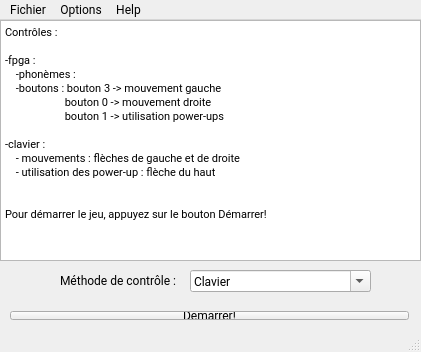
<?xml version="1.0" encoding="UTF-8"?>
<ui version="4.0">
 <class>MainWindow</class>
 <widget class="QMainWindow" name="MainWindow">
  <property name="geometry">
   <rect>
    <x>0</x>
    <y>0</y>
    <width>421</width>
    <height>352</height>
   </rect>
  </property>
  <property name="font">
   <font>
    <family>Roboto</family>
   </font>
  </property>
  <property name="windowTitle">
   <string>Runner</string>
  </property>
  <widget class="QWidget" name="centralWidget">
   <widget class="QWidget" name="verticalLayoutWidget">
    <property name="geometry">
     <rect>
      <x>-1</x>
      <y>280</y>
      <width>421</width>
      <height>31</height>
     </rect>
    </property>
    <layout class="QVBoxLayout" name="verticalLayout">
     <item>
      <widget class="QPushButton" name="pbStartGame">
       <property name="font">
        <font/>
       </property>
       <property name="text">
        <string>Démarrer!</string>
       </property>
      </widget>
     </item>
    </layout>
   </widget>
   <widget class="QWidget" name="verticalLayoutWidget_2">
    <property name="geometry">
     <rect>
      <x>0</x>
      <y>0</y>
      <width>421</width>
      <height>41</height>
     </rect>
    </property>
    <layout class="QVBoxLayout" name="verticalLayout_2"/>
   </widget>
   <widget class="QTextBrowser" name="textBrowser">
    <property name="geometry">
     <rect>
      <x>0</x>
      <y>0</y>
      <width>421</width>
      <height>241</height>
     </rect>
    </property>
    <property name="html">
     <string>&lt;!DOCTYPE HTML PUBLIC &quot;-//W3C//DTD HTML 4.0//EN&quot; &quot;http://www.w3.org/TR/REC-html40/strict.dtd&quot;&gt;
&lt;html&gt;&lt;head&gt;&lt;meta name=&quot;qrichtext&quot; content=&quot;1&quot; /&gt;&lt;style type=&quot;text/css&quot;&gt;
p, li { white-space: pre-wrap; }
&lt;/style&gt;&lt;/head&gt;&lt;body style=&quot; font-family:'Roboto'; font-size:8.25pt; font-weight:400; font-style:normal;&quot;&gt;
&lt;p style=&quot; margin-top:0px; margin-bottom:0px; margin-left:0px; margin-right:0px; -qt-block-indent:0; text-indent:0px;&quot;&gt;Contrôles :&lt;/p&gt;
&lt;p style=&quot;-qt-paragraph-type:empty; margin-top:0px; margin-bottom:0px; margin-left:0px; margin-right:0px; -qt-block-indent:0; text-indent:0px;&quot;&gt;&lt;br /&gt;&lt;/p&gt;
&lt;p style=&quot; margin-top:0px; margin-bottom:0px; margin-left:0px; margin-right:0px; -qt-block-indent:0; text-indent:0px;&quot;&gt;-fpga :&lt;/p&gt;
&lt;p style=&quot; margin-top:0px; margin-bottom:0px; margin-left:0px; margin-right:0px; -qt-block-indent:0; text-indent:0px;&quot;&gt;    -phonèmes : &lt;/p&gt;
&lt;p style=&quot; margin-top:0px; margin-bottom:0px; margin-left:0px; margin-right:0px; -qt-block-indent:0; text-indent:0px;&quot;&gt;    -boutons : bouton 3 -&amp;gt; mouvement gauche&lt;/p&gt;
&lt;p style=&quot; margin-top:0px; margin-bottom:0px; margin-left:0px; margin-right:0px; -qt-block-indent:0; text-indent:0px;&quot;&gt;                      bouton 0 -&amp;gt; mouvement droite&lt;/p&gt;
&lt;p style=&quot; margin-top:0px; margin-bottom:0px; margin-left:0px; margin-right:0px; -qt-block-indent:0; text-indent:0px;&quot;&gt;                      bouton 1 -&amp;gt; utilisation power-ups&lt;/p&gt;
&lt;p style=&quot;-qt-paragraph-type:empty; margin-top:0px; margin-bottom:0px; margin-left:0px; margin-right:0px; -qt-block-indent:0; text-indent:0px;&quot;&gt;&lt;br /&gt;&lt;/p&gt;
&lt;p style=&quot; margin-top:0px; margin-bottom:0px; margin-left:0px; margin-right:0px; -qt-block-indent:0; text-indent:0px;&quot;&gt;-clavier :&lt;/p&gt;
&lt;p style=&quot; margin-top:0px; margin-bottom:0px; margin-left:0px; margin-right:0px; -qt-block-indent:0; text-indent:0px;&quot;&gt;    - mouvements : flèches de gauche et de droite&lt;/p&gt;
&lt;p style=&quot; margin-top:0px; margin-bottom:0px; margin-left:0px; margin-right:0px; -qt-block-indent:0; text-indent:0px;&quot;&gt;    - utilisation des power-up : flèche du haut&lt;/p&gt;
&lt;p style=&quot;-qt-paragraph-type:empty; margin-top:0px; margin-bottom:0px; margin-left:0px; margin-right:0px; -qt-block-indent:0; text-indent:0px;&quot;&gt;&lt;br /&gt;&lt;/p&gt;
&lt;p style=&quot;-qt-paragraph-type:empty; margin-top:0px; margin-bottom:0px; margin-left:0px; margin-right:0px; -qt-block-indent:0; text-indent:0px;&quot;&gt;&lt;br /&gt;&lt;/p&gt;
&lt;p style=&quot; margin-top:0px; margin-bottom:0px; margin-left:0px; margin-right:0px; -qt-block-indent:0; text-indent:0px;&quot;&gt;Pour démarrer le jeu, appuyez sur le bouton Démarrer!&lt;/p&gt;
&lt;p style=&quot;-qt-paragraph-type:empty; margin-top:0px; margin-bottom:0px; margin-left:0px; margin-right:0px; -qt-block-indent:0; text-indent:0px;&quot;&gt;&lt;br /&gt;&lt;/p&gt;&lt;/body&gt;&lt;/html&gt;</string>
    </property>
    <property name="placeholderText">
     <string>Contrôles :</string>
    </property>
   </widget>
   <widget class="QComboBox" name="comboBox">
    <property name="geometry">
     <rect>
      <x>190</x>
      <y>250</y>
      <width>181</width>
      <height>22</height>
     </rect>
    </property>
    <property name="editable">
     <bool>true</bool>
    </property>
    <property name="currentText">
     <string>Clavier</string>
    </property>
    <property name="currentIndex">
     <number>0</number>
    </property>
    <item>
     <property name="text">
      <string>Clavier</string>
     </property>
    </item>
    <item>
     <property name="text">
      <string>FPGA</string>
     </property>
    </item>
   </widget>
   <widget class="QLabel" name="label">
    <property name="geometry">
     <rect>
      <x>60</x>
      <y>250</y>
      <width>121</width>
      <height>21</height>
     </rect>
    </property>
    <property name="text">
     <string>Méthode de contrôle :</string>
    </property>
   </widget>
  </widget>
  <widget class="QStatusBar" name="statusBar"/>
  <widget class="QMenuBar" name="menuBar">
   <property name="geometry">
    <rect>
     <x>0</x>
     <y>0</y>
     <width>421</width>
     <height>21</height>
    </rect>
   </property>
   <widget class="QMenu" name="menuOption">
    <property name="title">
     <string>Options</string>
    </property>
   </widget>
   <widget class="QMenu" name="menuHelp">
    <property name="title">
     <string>Help</string>
    </property>
    <addaction name="actionAbout_2"/>
   </widget>
   <widget class="QMenu" name="menuFichier">
    <property name="title">
     <string>Fichier</string>
    </property>
    <addaction name="actionStart_Game_2"/>
   </widget>
   <addaction name="menuFichier"/>
   <addaction name="menuOption"/>
   <addaction name="menuHelp"/>
  </widget>
  <action name="actionStart_Game">
   <property name="text">
    <string>Start Game</string>
   </property>
  </action>
  <action name="actionAbout">
   <property name="text">
    <string>About</string>
   </property>
  </action>
  <action name="actionVersion">
   <property name="text">
    <string>Version</string>
   </property>
  </action>
  <action name="actionAbout_2">
   <property name="text">
    <string>About</string>
   </property>
  </action>
  <action name="actionStart_Game_2">
   <property name="text">
    <string>Start Game</string>
   </property>
  </action>
 </widget>
 <layoutdefault spacing="6" margin="11"/>
 <resources/>
 <connections/>
</ui>
